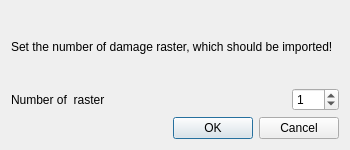
<?xml version="1.0" encoding="UTF-8"?>
<ui version="4.0">
 <class>DamGui_Number_Raster_Dia</class>
 <widget class="QDialog" name="DamGui_Number_Raster_Dia">
  <property name="geometry">
   <rect>
    <x>0</x>
    <y>0</y>
    <width>350</width>
    <height>150</height>
   </rect>
  </property>
  <property name="minimumSize">
   <size>
    <width>350</width>
    <height>150</height>
   </size>
  </property>
  <property name="maximumSize">
   <size>
    <width>350</width>
    <height>150</height>
   </size>
  </property>
  <property name="windowTitle">
   <string>Number of raster...</string>
  </property>
  <property name="windowIcon">
   <iconset resource="../../../system_sys/source_code/gui/resources/system_sys_resource.qrc">
    <normaloff>:/dam_icon</normaloff>:/dam_icon</iconset>
  </property>
  <layout class="QHBoxLayout" name="horizontalLayout_2">
   <item>
    <layout class="QVBoxLayout" name="verticalLayout">
     <item>
      <layout class="QHBoxLayout">
       <item>
        <widget class="QLabel" name="label">
         <property name="text">
          <string>Set the number of damage raster, which should be imported!</string>
         </property>
        </widget>
       </item>
      </layout>
     </item>
     <item>
      <layout class="QHBoxLayout" name="horizontalLayout">
       <item>
        <widget class="QLabel" name="label_2">
         <property name="text">
          <string>Number of  raster</string>
         </property>
        </widget>
       </item>
       <item>
        <spacer name="horizontalSpacer">
         <property name="orientation">
          <enum>Qt::Horizontal</enum>
         </property>
         <property name="sizeHint" stdset="0">
          <size>
           <width>40</width>
           <height>20</height>
          </size>
         </property>
        </spacer>
       </item>
       <item>
        <widget class="QSpinBox" name="spinBox_raster_num">
         <property name="maximum">
          <number>100</number>
         </property>
         <property name="value">
          <number>1</number>
         </property>
        </widget>
       </item>
      </layout>
     </item>
     <item>
      <layout class="QHBoxLayout">
       <item>
        <spacer>
         <property name="orientation">
          <enum>Qt::Horizontal</enum>
         </property>
         <property name="sizeHint" stdset="0">
          <size>
           <width>209</width>
           <height>18</height>
          </size>
         </property>
        </spacer>
       </item>
       <item>
        <widget class="QPushButton" name="okButton">
         <property name="text">
          <string>OK</string>
         </property>
        </widget>
       </item>
       <item>
        <widget class="QPushButton" name="cancelButton">
         <property name="text">
          <string>Cancel</string>
         </property>
        </widget>
       </item>
      </layout>
     </item>
    </layout>
   </item>
  </layout>
 </widget>
 <resources>
  <include location="../../../system_sys/source_code/gui/resources/system_sys_resource.qrc"/>
 </resources>
 <connections/>
</ui>
